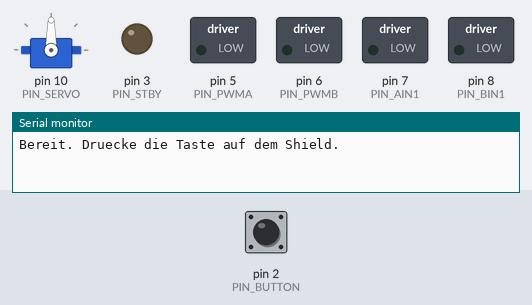
Recording of a sketch running on a simulated Arduino Uno, built with avr-gcc and run on an emulated ATmega328P. Shown: servo, switched loads named in the sketch (green lamp = pin HIGH), output pins drawn as LEDs (lit = HIGH), the last lines printed to the serial monitor. The inputs (shaded band) are chosen by the test bench; at power-on: pin 2 (PIN_BUTTON) HIGH.

Above: at 1.2 s.
1.3 s: pin 2 (PIN_BUTTON) pulled LOW for 0.15 s
At 4.66 s:
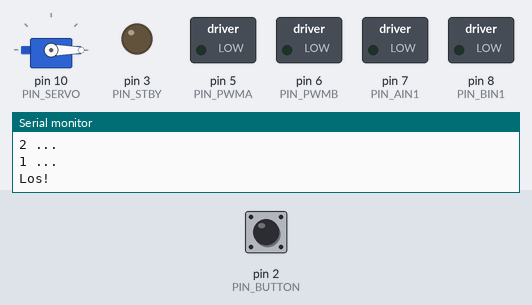
At 5.46 s:
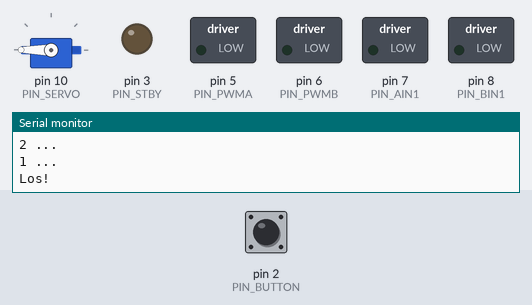
Timing chart, 0 to 13.4 s (numbered marks = the images above; inputs shaded):
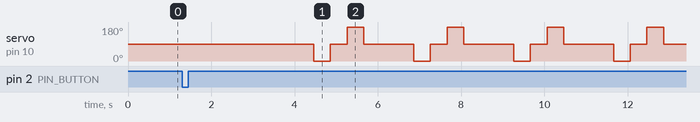

The sketch:

061_servo_sweep_exercise.ino
```cpp
// Beispiel 061 - Kopf drehen
// Kopf langsam nach links, geradeaus, rechts und zurueck drehen.
#include <Servo.h>

const uint8_t PIN_PWMA = 5;    // rechter Motor: Geschwindigkeit
const uint8_t PIN_PWMB = 6;    // linker Motor: Geschwindigkeit
const uint8_t PIN_AIN1 = 7;    // rechter Motor: Richtung
const uint8_t PIN_BIN1 = 8;    // linker Motor: Richtung
const uint8_t PIN_STBY = 3;    // Motortreiber ein/aus
const uint8_t PIN_BUTTON = 2;  // Taste auf dem Shield
const uint8_t PIN_SERVO = 10;  // Servo
const int STEP_DELAY_MS = 400; // Zeit zwischen zwei Winkeln
Servo headServo;
bool buttonPressed() {
  if (digitalRead(PIN_BUTTON) == LOW) {
    delay(30);  // Prellen ignorieren
    return digitalRead(PIN_BUTTON) == LOW;
  }
  return false;
}
void waitForStart() {
  Serial.println(F("Bereit. Druecke die Taste auf dem Shield."));
  while (!buttonPressed()) {
    delay(20);
  }
  while (buttonPressed()) {  // warten, bis die Taste losgelassen ist
    delay(20);
  }
  for (int i = 3; i > 0; i--) {
    Serial.print(i);
    Serial.println(F(" ..."));
    delay(1000);
  }
  Serial.println(F("Los!"));
}
void stopMotors() {
  analogWrite(PIN_PWMA, 0);
  analogWrite(PIN_PWMB, 0);
  digitalWrite(PIN_STBY, LOW);
}
void lookAt(int angle) {
  headServo.write(angle);
  delay(STEP_DELAY_MS);
}
void setup() {
  Serial.begin(9600);
  pinMode(PIN_PWMA, OUTPUT); pinMode(PIN_PWMB, OUTPUT);
  pinMode(PIN_AIN1, OUTPUT); pinMode(PIN_BIN1, OUTPUT);
  pinMode(PIN_STBY, OUTPUT); pinMode(PIN_BUTTON, INPUT_PULLUP);
  stopMotors();
  headServo.attach(PIN_SERVO);
  lookAt(90);  // geradeaus starten
  waitForStart();
}
void loop() {
  lookAt(0);    // links
  lookAt(90);   // geradeaus
  lookAt(180);  // rechts
  lookAt(90);   // zurueck in die Mitte
  delay(800);
}
```

Measured:
- after the input at 1.3 s, servo on pin 10 (PIN_SERVO): 90° → 0° after 3.2 s, then repeats every 2.4 s: 90° 0.40 s, 180° 0.40 s, 90° 1.2 s, 0° 0.40 s
